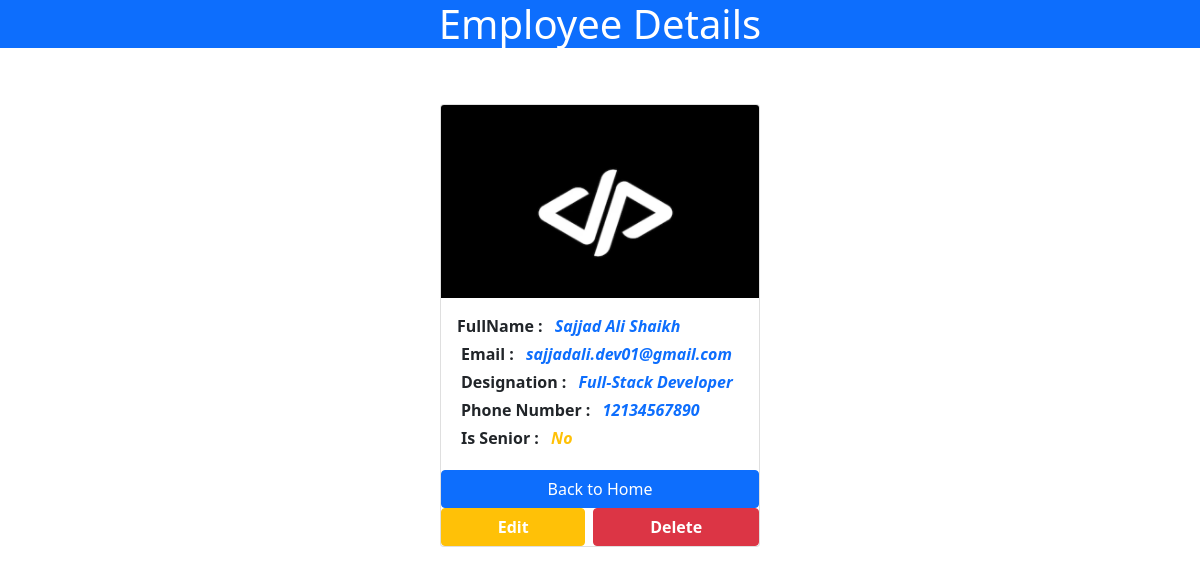
The page /employees/1/ on the database its author committed.
### testapp/models.py (models this page shows, shortened)
class Employee(models.Model):
    first_name = models.CharField(max_length=100)
    last_name = models.CharField(max_length=100)
    photo = models.ImageField(upload_to='images')
    desigination = models.CharField(max_length=100)
    email_address= models.EmailField(max_length=100, unique=True)
    phone_number = models.CharField(max_length=12, blank=True)  # Optional --> blank=True
    created_at = models.DateTimeField(auto_now_add=True)  # Store current time when the record is created
    updated_at = models.DateTimeField(auto_now=True)  # Store current time when the record is updated
    is_senior = models.BooleanField(default=False)

### testapp/views.py (the view)
# urls.py: path('<int:id>/',views.employee_detail_view, name='employee_details'),
def employee_detail_view(request, id):
    employee = get_object_or_404(Employee, id=id)
    return render(request, 'testapp/employee_detail.html', {'employee': employee})

### templates/testapp/employee_detail.html (shortened to what this page needs)
<!DOCTYPE html>
<html lang="en">
<head>
    <link href="https://cdn.jsdelivr.net/npm/bootstrap@5.1.3/dist/css/bootstrap.min.css" rel="stylesheet"
>
</head>
<body>
    <h1 class="text-center  bg-primary text-white">Employee Details</h1>
    <div class="container pt-5">
        <div class="card mx-auto" style="width: 20rem; ">
            <img src="{{ employee.photo.url }}" class="card-img-top" alt="Employee Image">
            <div class="card-body">
                <p class="card-text mb-1">
                    <span class="fw-bold">FullName : </span>
                    <span class="fw-bold fst-italic text-primary ms-2">
                        {{employee.first_name}} {{employee.last_name}}
                    </span>
                </p>
                <p class="card-text m-1">
                    <span class="fw-bold">Email :</span>
                    <span class="fw-bold fst-italic text-primary ms-2">
                        {{employee.email_address}}
                    </span>
                </p>
                <p class="card-text m-1">
                    <span class="fw-bold">Designation : </span>
                    <span class="fw-bold fst-italic text-primary ms-2">
                        {{employee.desigination}}
                    </span>
                </p>
                <p class="card-text m-1">
                    <span class="fw-bold">Phone Number :</span>
                    <span class="fw-bold fst-italic text-primary ms-2">
                        {{employee.phone_number}}
                    </span>
                </p>
                <p class="card-text m-1">
                    <span class="fw-bold">Is Senior :</span>
                    {% if employee.is_senior %}
                    <span class="fw-bold fst-italic text-success ms-2">Yes</span>
                    {% else %}
                    <span class="fw-bold fst-italic text-warning ms-2">No</span>
                    {% endif %}
                </p>
            </div>
            <a href="/" class="btn btn-primary">Back to Home</a>
            <div class="d-flex gap-2 mt-0">
                <a href="{% url 'edit_employee' employee.id %}"
                    class="btn btn-warning flex-grow-1 fw-bold text-white">Edit</a>
                <form action="{% url 'delete_employee' employee.id %}" method="POST" class="flex-grow-1">
                    <button type="submit" class="btn btn-danger w-100 fw-bold text-white">Delete</button>
                </form>
            </div>
        </div>
    </div>
</body>
</html>

### rows shown on the page
Employee: photo (picture), first_name "Sajjad Ali", last_name "Shaikh", email_address "sajjadali.dev01@gmail.com", desigination "Full-Stack Developer", phone_number "12134567890"
